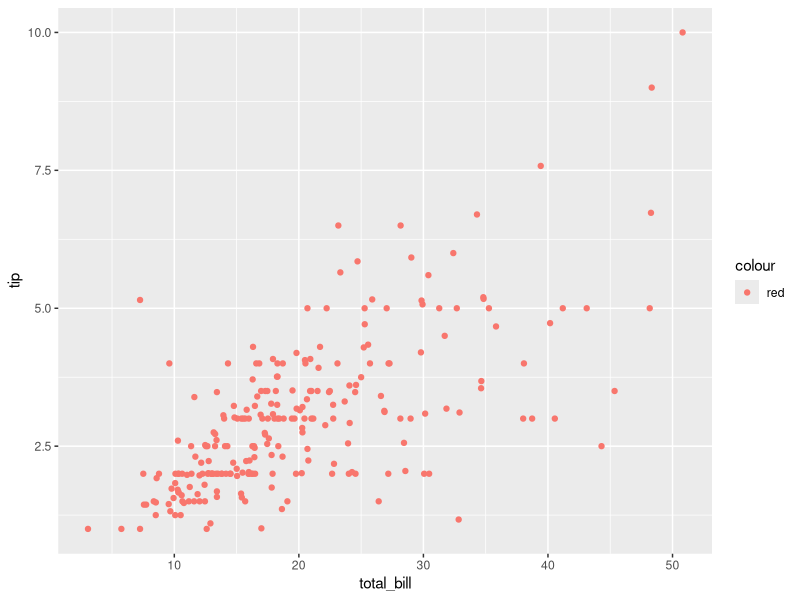
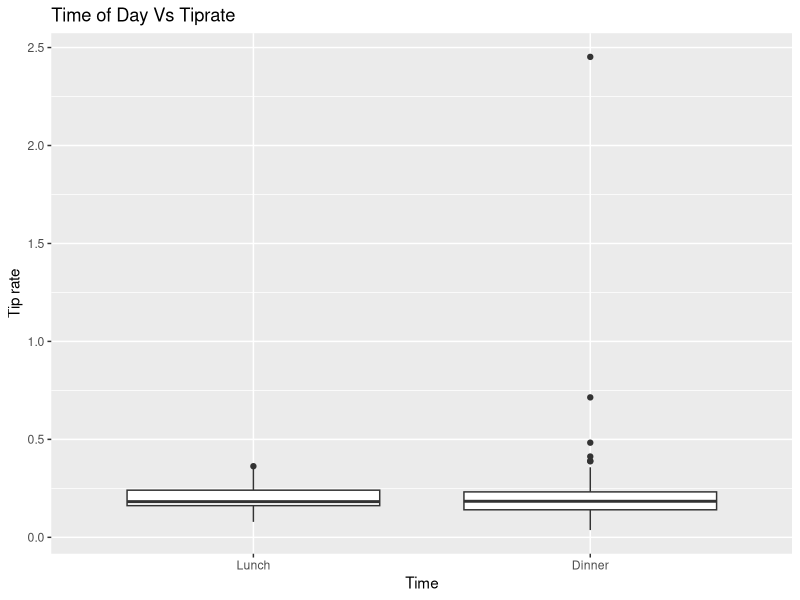
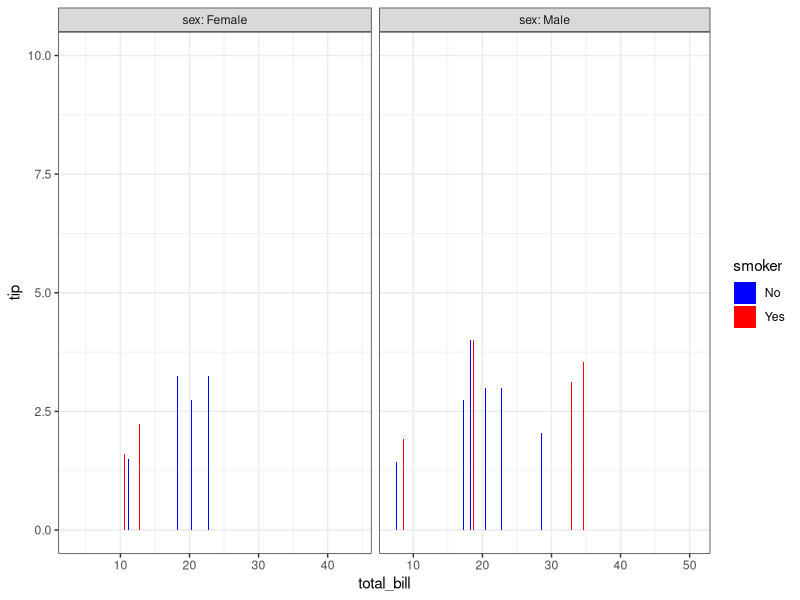
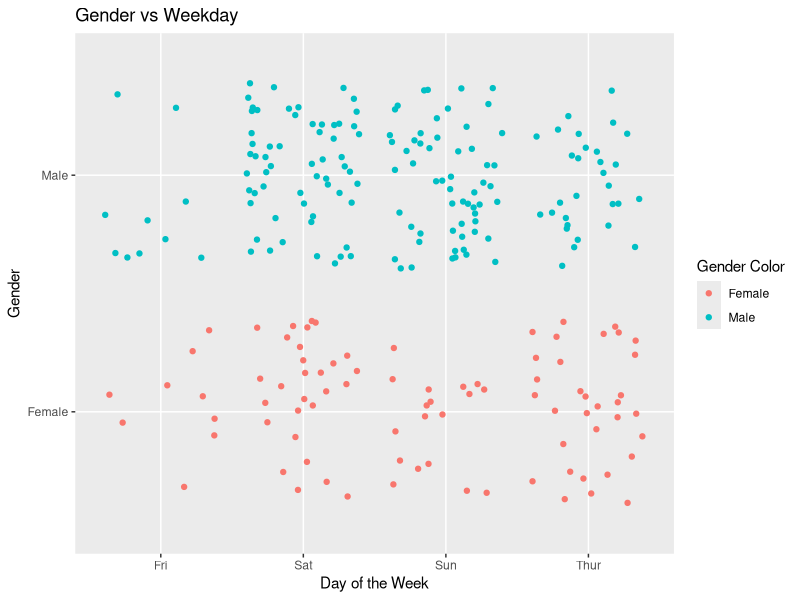

R code for these plots, in order:
## ---- chunk 1
data(tips, package="reshape2")
library(ggplot2)
## ---- chunk 2
parties <- subset(tips, size== 1, select = c(size))
numParty <- 240
numParty
## ---- chunk 3
typeof(tips$total_bill)
typeof(tips$tip)
typeof(tips$sex)
typeof(tips$smoker)
typeof(tips$day)
typeof(tips$time)
typeof(tips$size)
## ---- chunk 4
day<- levels(factor(tips$day, levels=c('Thur','Fri','Sat','Sun')))
day
## ---- chunk 5
female5<-tips[tips$sex =='Female' & tips$size >= 5, ]
female5
## ---- chunk 6
ggplot(aes(x = total_bill, y = tip,
           color='red'), data=tips) + geom_point()
## ---- chunk 7
bad_Tips<-tips[tips$tip >= 5, ]
bad_Tips
## ---- chunk 8
bad_Tips1<-tips[tips$tip <= 1.5, ]
bad_Tips1
## ---- chunk 9
rate<-tips$tip/tips$total_bill-tips$tip
tiprate<-abs(mean(rate))
tiprate
## ---- chunk 10
tiprate <- tips$tip / (tips$total_bill - tips$tip)
boxChart<- ggplot(tips, aes(x=time, y=tiprate)) + 
  geom_boxplot() + scale_x_discrete(limits=c("Lunch", "Dinner")) + labs(x = "Time", y = "Tip rate", title = "Time of Day Vs Tiprate")
boxChart
## ---- chunk 11
smokeBar<-ggplot(tips, aes(x=total_bill, y=tip, fill=smoker)) +
         theme_bw() +
         geom_bar(position="stack", stat="identity") +
         scale_fill_manual(values=c("blue", "red")) +
         facet_grid(. ~ sex, space="free_x", scales="free_x",
             labeller=label_both)
smokeBar
## ---- chunk 12
dayBars<- ggplot(tips, aes(day,sex)) +
  geom_jitter(aes(colour = tips$sex)) + labs(x = "Day of the Week", y = "Gender", title = "Gender vs Weekday",colour = "Gender Color")
dayBars
